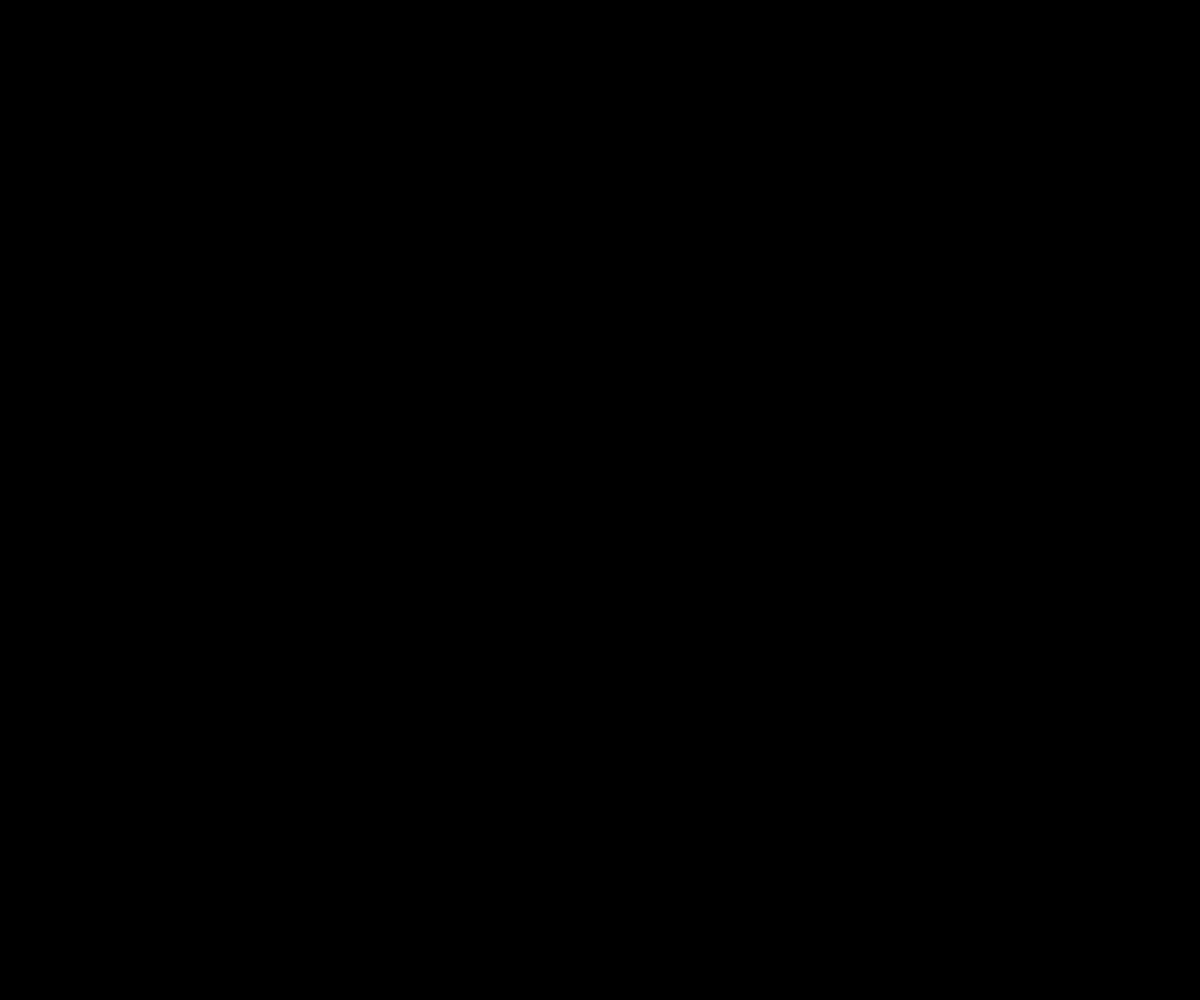
Frame 1 (no input)
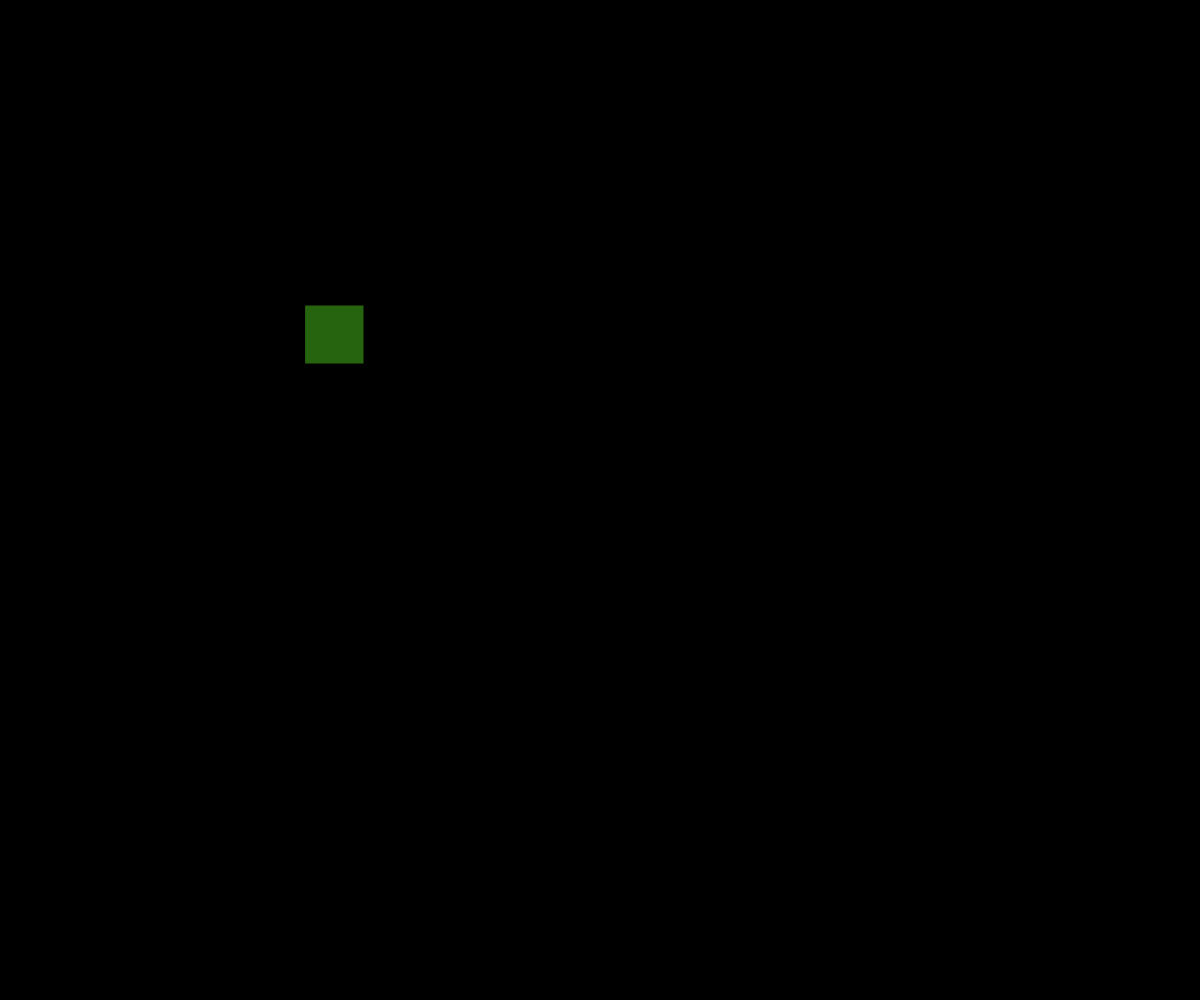
Frame 60 (no input)
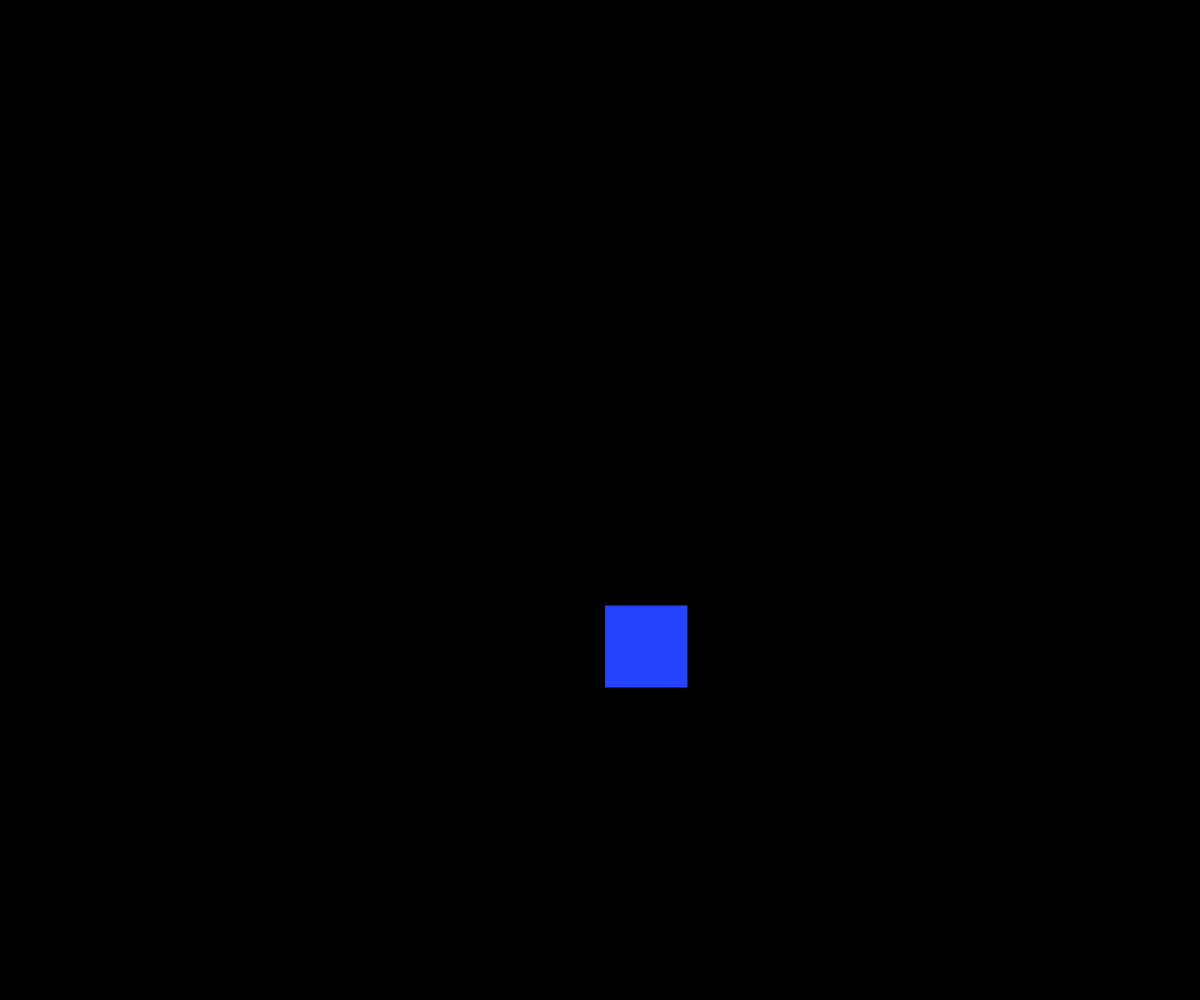
Frame 120 (the mouse pressed at the canvas centre since frame 60)

The p5.js sketch that drew these frames (run headless with seeded random() and noise() and a simulated clock; from frame 60 on, the mouse is pressed at the canvas centre):

// p5.js sketch
// ── sketch.js
var x = 0 ;
var y = 0 ;
var a = 0 ;
var b = 0 ;
var vela = 5;
var velb = 5;
function setup() {
  createCanvas(windowWidth, windowHeight)

  // put setup code here
}

function draw() {
background(0)

  fill(random(255), random(255), random(255))
  translate(x, y)
  rect (10, 10, a, a)

  x = x + vela;
  y = y + velb;
  a = a + 1;
  b = b - 1;
  if (( x > windowWidth) || (x < 0)) {
    vel = -vela;
  }


  if ((y > windowHeight) || (y < 0)) {
    vel = -velb;
  }

  if ( a > 100) {
    a = 0;
    a = b;
    b = 100;
    }

}// put drawing code here
